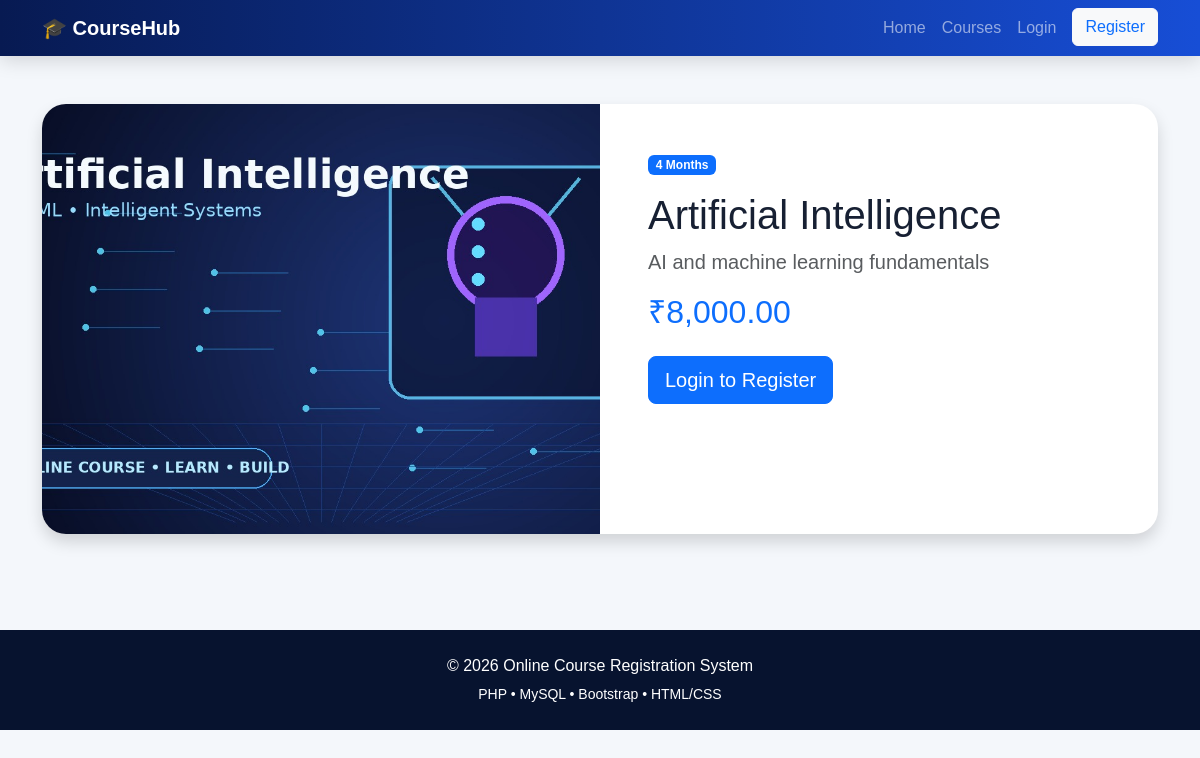
/course_details.php?id=6, run on the app's committed database.
### tables this page shows
CREATE TABLE courses(id INT AUTO_INCREMENT PRIMARY KEY,course_name VARCHAR(150) NOT NULL,description TEXT NOT NULL,duration VARCHAR(50) NOT NULL,fees DECIMAL(10,2) NOT NULL,image VARCHAR(255),created_at TIMESTAMP DEFAULT CURRENT_TIMESTAMP);

### course_details.php (the view)
<?php session_start(); include "config.php"; $id=(int)($_GET["id"]??0); $stmt=mysqli_prepare($conn,"SELECT * FROM courses WHERE id=?"); mysqli_stmt_bind_param($stmt,"i",$id); mysqli_stmt_execute($stmt); $course=mysqli_fetch_assoc(mysqli_stmt_get_result($stmt)); include "includes/header.php"; include "includes/navbar.php"; ?>
<div class="container py-5"><?php if($course){ ?><div class="detail-card shadow"><div class="row g-0"><div class="col-md-6"><img src="images/<?php echo htmlspecialchars($course["image"]); ?>" class="detail-img"></div><div class="col-md-6 p-5"><span class="badge bg-primary mb-3"><?php echo htmlspecialchars($course["duration"]); ?></span><h1><?php echo htmlspecialchars($course["course_name"]); ?></h1><p class="text-muted fs-5"><?php echo htmlspecialchars($course["description"]); ?></p><h2 class="text-primary mb-4">₹<?php echo number_format($course["fees"],2); ?></h2><?php if(isset($_SESSION["student_id"])){ ?><a href="register_course.php?id=<?php echo $course["id"]; ?>" class="btn btn-success btn-lg">Register Course</a><?php }else{ ?><a href="login.php" class="btn btn-primary btn-lg">Login to Register</a><?php } ?></div></div></div><?php }else echo '<div class="alert alert-danger">Course not found.</div>'; ?></div>
<?php include "includes/footer.php"; ?>

### css/style.css (style rules this page uses)
body { background:#f4f7fb;font-family:Arial,sans-serif;color:#172033 }
.detail-card { background:#fff;border-radius:24px;overflow:hidden }
.detail-img { width:100%;height:100%;min-height:430px;object-fit:cover }

### data on the page
courses: image (picture), duration "4 Months", course_name "Artificial Intelligence", description "AI and machine learning fundamentals", fees "8,000.00"
